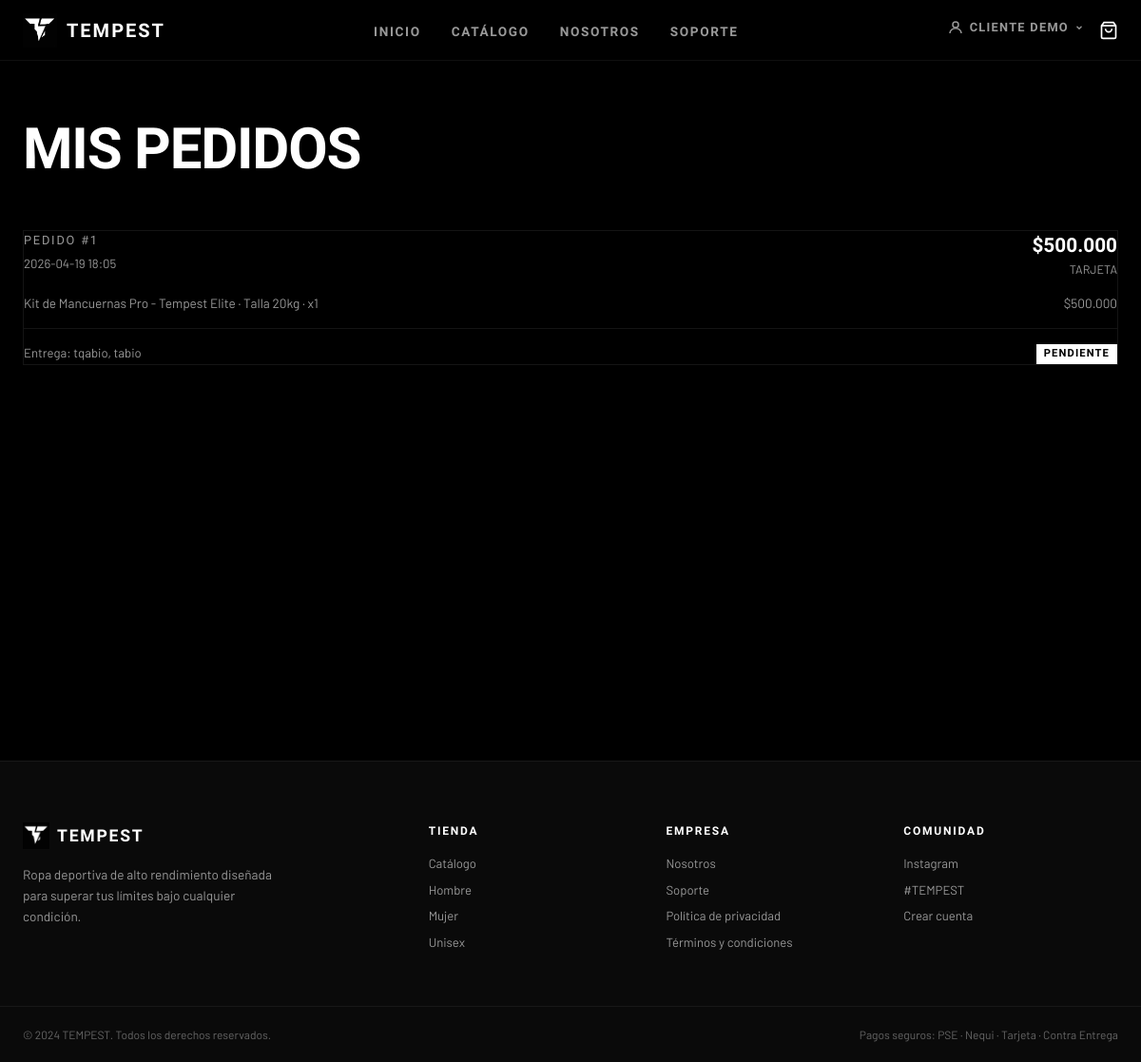
/orders (signed in), run on an earlier commit of the app's database.
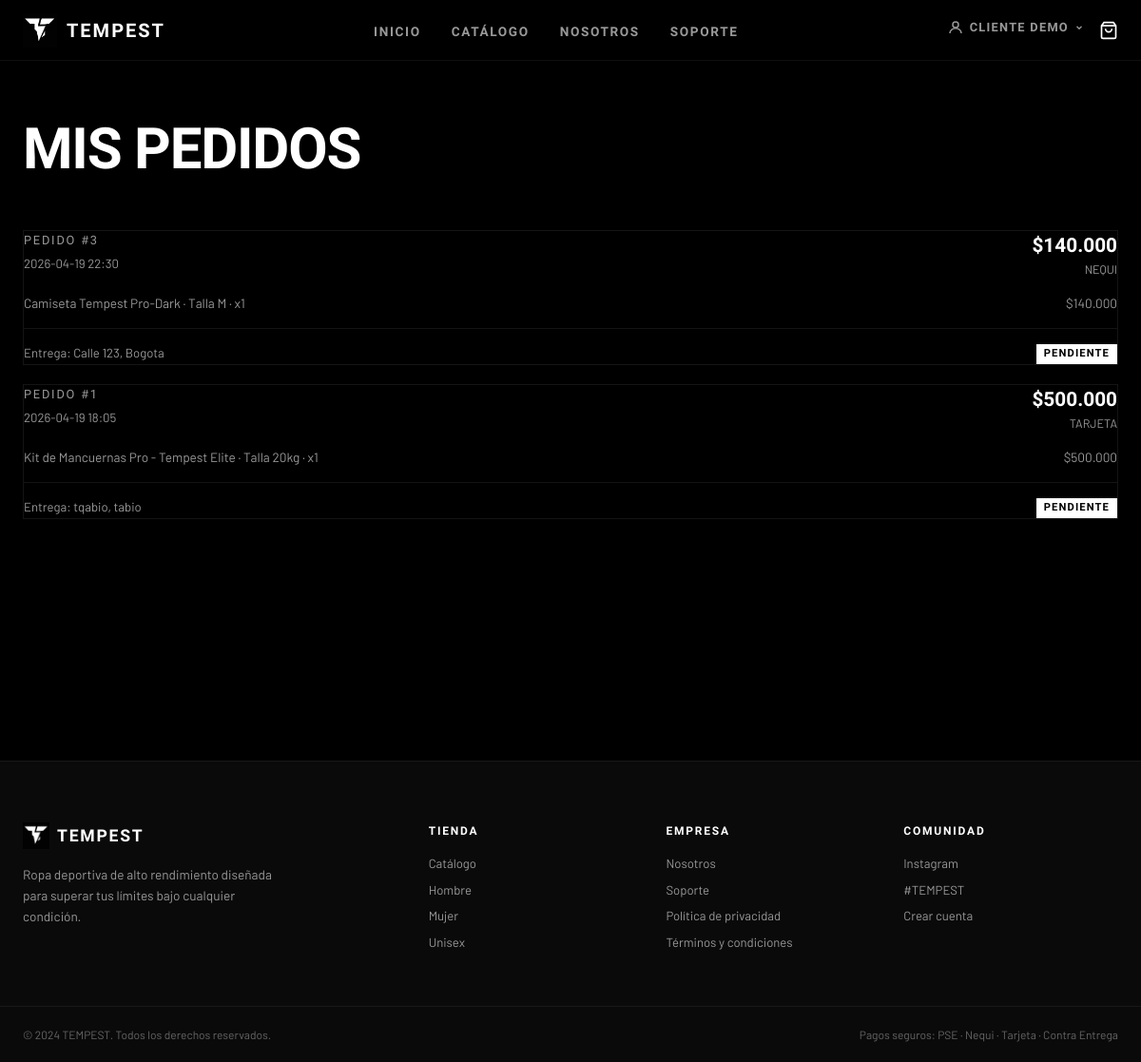
And on a later commit of the database.
### app/models/models.py (models this page shows)
class User(db.Model):
    __tablename__ = "users"
    id: Mapped[int] = mapped_column(Integer, primary_key=True)
    name: Mapped[str] = mapped_column(String(120), default="Cliente Tempest", nullable=False)
    email: Mapped[str] = mapped_column(String(255), unique=True, nullable=False, index=True)
    password_hash: Mapped[str] = mapped_column(String(255), nullable=False)
    role: Mapped[str] = mapped_column(String(20), default="client", nullable=False)
    phone: Mapped[str] = mapped_column(String(40), default="", nullable=False)
    address: Mapped[str] = mapped_column(Text, default="", nullable=False)
    created_at: Mapped[datetime] = mapped_column(DateTime, default=datetime.utcnow, nullable=False)
    cart_items: Mapped[list["CartItem"]] = relationship(back_populates="user", cascade="all, delete-orphan")
    orders: Mapped[list["Order"]] = relationship(back_populates="user", cascade="all, delete-orphan")

class Order(db.Model):
    __tablename__ = "orders"
    id: Mapped[int] = mapped_column(Integer, primary_key=True)
    user_id: Mapped[int] = mapped_column(ForeignKey("users.id"), nullable=False, index=True)
    status: Mapped[str] = mapped_column(String(30), default="pendiente", nullable=False)
    total: Mapped[Decimal] = mapped_column(Numeric(10, 2), nullable=False)
    payment_method: Mapped[str] = mapped_column(String(40), default="tarjeta", nullable=False)
    delivery_name: Mapped[str] = mapped_column(String(120), default="", nullable=False)
    delivery_city: Mapped[str] = mapped_column(String(120), default="", nullable=False)
    delivery_address: Mapped[str] = mapped_column(Text, default="", nullable=False)
    created_at: Mapped[datetime] = mapped_column(DateTime, default=datetime.utcnow, nullable=False)
    user: Mapped[User] = relationship(back_populates="orders")
    items: Mapped[list["OrderItem"]] = relationship(back_populates="order", cascade="all, delete-orphan")

class Product(db.Model):
    __tablename__ = "products"
    id: Mapped[int] = mapped_column(Integer, primary_key=True)
    source_id: Mapped[str] = mapped_column(String(80), default="", nullable=False, index=True)
    name: Mapped[str] = mapped_column(String(180), nullable=False)
    price: Mapped[Decimal] = mapped_column(Numeric(10, 2), nullable=False)
    image: Mapped[str] = mapped_column(Text, nullable=False)
    description: Mapped[str] = mapped_column(Text, default="", nullable=False)
    category: Mapped[str] = mapped_column(String(80), default="Tops", nullable=False)
    gender: Mapped[str] = mapped_column(String(20), default="Unisex", nullable=False)
    sizes_csv: Mapped[str] = mapped_column(String(120), default="S,M,L,XL", nullable=False)
    gallery_csv: Mapped[str] = mapped_column(Text, default="", nullable=False)
    colors_csv: Mapped[str] = mapped_column(String(255), default="", nullable=False)
    created_at: Mapped[datetime] = mapped_column(DateTime, default=datetime.utcnow, nullable=False)
    cart_items: Mapped[list["CartItem"]] = relationship(back_populates="product", cascade="all, delete-orphan")
    order_items: Mapped[list["OrderItem"]] = relationship(back_populates="product")

class OrderItem(db.Model):
    __tablename__ = "order_items"
    id: Mapped[int] = mapped_column(Integer, primary_key=True)
    order_id: Mapped[int] = mapped_column(ForeignKey("orders.id"), nullable=False)
    product_id: Mapped[int] = mapped_column(ForeignKey("products.id"), nullable=False)
    quantity: Mapped[int] = mapped_column(Integer, nullable=False)
    unit_price: Mapped[Decimal] = mapped_column(Numeric(10, 2), nullable=False)
    selected_size: Mapped[str] = mapped_column(String(20), default="M", nullable=False)
    selected_color: Mapped[str] = mapped_column(String(40), default="", nullable=False)
    order: Mapped[Order] = relationship(back_populates="items")
    product: Mapped[Product] = relationship(back_populates="order_items")

### app/routes/cart.py (the view)
@bp.get("/orders")
def orders_page():
    if not g.user:
        return _login_page_redirect("cart.orders_page")
    orders = [
        order_payload(order)
        for order in g.db.query(Order).filter_by(user_id=g.user.id).order_by(Order.created_at.desc(), Order.id.desc()).all()
    ]
    return render_template("orders.html", orders=orders)

### app/services/logic.py (called while the page is built)
def normalize_role(raw_role: str | None) -> str:
    value = (raw_role or "client").strip().lower()
    if value in {"admin", "administrator"}:
        return "admin"
    if value in {"cliente", "client", "cliente "}:
        return "client"
    return "client"

def session_user_payload(user: User | None) -> dict | None:
    if not user:
        return None
    return {
        "id": user.id,
        "name": user.name,
        "email": user.email,
        "role": normalize_role(user.role),
    }

def format_price(value) -> str:
    amount = Decimal(str(value or 0))
    amount = amount.quantize(Decimal("1")) if amount == amount.to_integral() else amount.quantize(Decimal("0.01"))
    if amount == amount.to_integral():
        return f"${int(amount):,}".replace(",", ".")
    formatted = f"{amount:,.2f}"
    return f"${formatted}".replace(",", "X").replace(".", ",").replace("X", ".")

### app/templates/orders.html (shortened to what this page needs)
{% extends "base.html" %}
{% block content %}
<div class="cart-page">
  <div class="container">
    <h1>MIS PEDIDOS</h1>
    {% if orders %}
    <div style="display:grid; gap:20px;">
      {% for order in orders %}
      <article class="card" style="border:1px solid rgba(255,255,255,0.08);">
        <div style="display:flex; justify-content:space-between; gap:16px; flex-wrap:wrap; margin-bottom:16px;">
          <div>
            <p style="font-family:var(--font-display); font-size:0.8rem; letter-spacing:0.14em; color:var(--gray-light); text-transform:uppercase;">Pedido #{{ order.get('id') }}</p>
            <p style="font-size:0.82rem; color:var(--gray-light); margin-top:6px;">{{ order.get('date', 'Sin fecha') }}</p>
          </div>
          <div style="text-align:right;">
            <p style="font-family:var(--font-display); font-weight:800; font-size:1.3rem;">{{ order.get('total', 0) | fmt_price }}</p>
            <p style="font-size:0.78rem; color:var(--gray-light); text-transform:uppercase;">{{ order.get('payment_method', 'tarjeta') | replace('_', ' ') }}</p>
          </div>
        </div>
        <div style="display:grid; gap:10px; margin-bottom:16px;">
          {% for item in order.get('items', []) %}
          <div class="summary-row" style="margin-bottom:0;">
            <span>{{ item.get('name', 'Producto') }} · Talla {{ item.get('size', 'M') }} · x{{ item.get('qty', 1) }}</span>
            <span>{{ (item.get('price', 0) * item.get('qty', 1)) | fmt_price }}</span>
          </div>
          {% endfor %}
        </div>
        <div style="display:flex; justify-content:space-between; gap:16px; flex-wrap:wrap; padding-top:16px; border-top:1px solid rgba(255,255,255,0.08);">
          <p style="font-size:0.82rem; color:var(--gray-light);">Entrega: {{ order.get('address', 'Sin dirección') }}, {{ order.get('city', 'Sin ciudad') }}</p>
          <span class="badge" style="font-size:0.7rem;">{{ order.get('status', 'pendiente') | upper }}</span>
        </div>
      </article>
      {% endfor %}
    </div>
    {% else %}
    <div class="cart-empty">
      <h3>Aún no tienes pedidos</h3>
      <p>Explora el catálogo y completa tu primera compra.</p>
      <a href="{{ url_for('products.products_page') }}" class="btn btn--primary">IR AL CATÁLOGO →</a>
    </div>
    {% endif %}
  </div>
</div>
{% endblock %}

### app/templates/base.html (shortened to what this page needs)
<!DOCTYPE html>
<html lang="es">
<head>
  <link rel="stylesheet" href="{{ url_for('static', filename='css/style.css') }}">
</head>
<body>
{% set _u = current_user() %}
{% set _logged_in = _u is not none %}
{% set _is_admin  = _logged_in and _u.get('role') == 'admin' %}
<nav class="navbar" id="navbar">
  <div class="nav-container">
    <a href="{{ url_for('main.home') }}" class="nav-logo">
      <div class="logo-icon">
        <img src="{{ url_for('static', filename='logo_t.png') }}"
             alt="TEMPEST"
             style="width:36px;height:36px;object-fit:contain;display:block;">
      </div>
      <span class="logo-text">TEMPEST</span>
    </a>
    <ul class="nav-links">
      <li><a href="{{ url_for('main.home') }}" class="{{ 'active' if request.endpoint == 'main.home' }}">INICIO</a></li>
      <li><a href="{{ url_for('products.products_page') }}" class="{{ 'active' if request.endpoint == 'products.products_page' }}">CATÁLOGO</a></li>
      <li><a href="{{ url_for('main.about_page') }}" class="{{ 'active' if request.endpoint == 'main.about_page' }}">NOSOTROS</a></li>
      <li><a href="{{ url_for('main.support_page') }}" class="{{ 'active' if request.endpoint == 'main.support_page' }}">SOPORTE</a></li>
    </ul>
    <div class="nav-actions">
      {% if _logged_in %}
      <div class="nav-user-menu" id="userMenu">
        <button class="nav-user-btn" id="userMenuBtn" type="button"
                aria-haspopup="true" aria-expanded="false">
          <svg width="18" height="18" viewBox="0 0 24 24" fill="none" stroke="currentColor" stroke-width="2">
            <circle cx="12" cy="8" r="4"/>
            <path d="M4 20c0-4 3.6-7 8-7s8 3 8 7"/>
          </svg>
          <span>{{ _u.get('name', 'MI CUENTA') }}</span>
          <svg width="10" height="10" viewBox="0 0 24 24" fill="none" stroke="currentColor"
               stroke-width="3" id="userChevron" style="transition:transform .2s;">
            <polyline points="6 9 12 15 18 9"/>
          </svg>
        </button>
      </div>
      {% endif %}
      <a href="{{ url_for('cart.cart_page') }}" class="cart-btn">
        <svg width="20" height="20" viewBox="0 0 24 24" fill="none" stroke="currentColor" stroke-width="2">
          <path d="M6 2L3 6v14a2 2 0 002 2h14a2 2 0 002-2V6l-3-4z"/>
          <line x1="3" y1="6" x2="21" y2="6"/>
          <path d="M16 10a4 4 0 01-8 0"/>
        </svg>
        {% set _cnt = get_cart_count() %}
      </a>
    </div>
  </div>
</nav>
<main>{% block content %}{% endblock %}</main>
<footer class="footer">
  <div class="footer-inner">
    <div class="footer-brand">
      <a href="{{ url_for('main.home') }}" class="footer-logo">
        <div class="logo-icon logo-icon--sm">
          <img src="{{ url_for('static', filename='logo_t.png') }}"
               alt="TEMPEST"
               style="width:28px;height:28px;object-fit:contain;display:block;">
        </div>
        TEMPEST
      </a>
      <p>Ropa deportiva de alto rendimiento diseñada para superar tus límites bajo cualquier condición.</p>
    </div>
    <div class="footer-links">
      <div class="footer-col">
        <h4>TIENDA</h4>
        <a href="{{ url_for('products.products_page') }}">Catálogo</a>
        <a href="{{ url_for('products.products_page') }}?gender=Men">Hombre</a>
        <a href="{{ url_for('products.products_page') }}?gender=Women">Mujer</a>
        <a href="{{ url_for('products.products_page') }}?gender=Unisex">Unisex</a>
      </div>
      <div class="footer-col">
        <h4>EMPRESA</h4>
        <a href="{{ url_for('main.about_page') }}">Nosotros</a>
        <a href="{{ url_for('main.support_page') }}">Soporte</a>
        <a href="#">Política de privacidad</a>
        <a href="#">Términos y condiciones</a>
      </div>
      <div class="footer-col">
        <h4>COMUNIDAD</h4>
        <a href="https://instagram.com/sport.tempest" target="_blank">Instagram</a>
        <a href="#">#TEMPEST</a>
        <a href="{{ url_for('auth.register_page') }}">Crear cuenta</a>
      </div>
    </div>
  </div>
  <div class="footer-bottom">
    <p>© 2024 TEMPEST. Todos los derechos reservados.</p>
    <p>Pagos seguros: PSE · Nequi · Tarjeta · Contra Entrega</p>
  </div>
</footer>
</body>
</html>

### app/static/css/style.css (style rules this page uses)
:root { --black: #000000; --dark: #0a0a0a; --dark-2: #111111; --dark-3: #1a1a1a; --dark-4: #222222; --gray: #444444; --gray-mid: #666666; --gray-light: #999999; --white: #ffffff; --white-dim: rgba(255,255,255,0.08); --white-mid: rgba(255,255,255,0.15); --white-high: rgba(255,255,255,0.6); --accent: #ffffff; --accent-alt: #c8ff00; --danger: #ff4444; --success: #44dd88; --warning: #ffcc00; --font-display: 'Barlow Condensed', sans-serif; --font-body: 'Barlow', sans-serif; --nav-h: 64px; --radius: 4px; --transition: 200ms ease; }
*, *::before, *::after { box-sizing: border-box; margin: 0; padding: 0; }
html { scroll-behavior: smooth; }
body { font-family: var(--font-body); background: var(--black); color: var(--white); line-height: 1.5; min-height: 100vh; overflow-x: hidden; }
a { color: inherit; text-decoration: none; }
img { display: block; max-width: 100%; }
button { cursor: pointer; border: none; background: none; font-family: inherit; }
ul { list-style: none; }
.navbar { position: fixed; top: 0; left: 0; right: 0; z-index: 1000; height: var(--nav-h); background: rgba(0,0,0,0.9); backdrop-filter: blur(12px); border-bottom: 1px solid rgba(255,255,255,0.06); transition: background var(--transition); }
.nav-container { max-width: 1280px; margin: 0 auto; padding: 0 24px; height: 100%; display: flex; align-items: center; gap: 40px; }
.nav-logo { display: flex; align-items: center; gap: 10px; font-family: var(--font-display); font-weight: 800; font-size: 1.25rem; letter-spacing: 0.1em; text-transform: uppercase; flex-shrink: 0; }
.logo-icon { display: flex; align-items: center; background: transparent; }
.nav-links { display: flex; gap: 32px; flex: 1; justify-content: center; }
.nav-links a { font-family: var(--font-display); font-weight: 600; font-size: 0.85rem; letter-spacing: 0.12em; color: var(--gray-light); transition: color var(--transition); position: relative; padding-bottom: 2px; }
.nav-links a::after { content: ''; position: absolute; bottom: -2px; left: 0; right: 100%; height: 2px; background: var(--white); transition: right var(--transition); }
.nav-actions { display: flex; align-items: center; gap: 16px; margin-left: auto; }
.nav-user-menu { position: relative; padding-bottom: 6px; }
.nav-user-btn { display: flex; align-items: center; gap: 6px; font-family: var(--font-display); font-weight: 600; font-size: 0.8rem; letter-spacing: 0.1em; color: var(--gray-light); transition: color var(--transition); text-transform: uppercase; }
.cart-btn { position: relative; display: flex; align-items: center; color: var(--white); transition: opacity var(--transition); }
.container { max-width: 1280px; margin: 0 auto; padding: 0 24px; }
.badge { display: inline-block; padding: 2px 8px; font-family: var(--font-display); font-weight: 700; font-size: 0.65rem; letter-spacing: 0.1em; text-transform: uppercase; background: var(--white); color: var(--black); }
.footer { background: var(--dark); border-top: 1px solid rgba(255,255,255,0.06); padding-top: 64px; }
.footer-inner { max-width: 1280px; margin: 0 auto; padding: 0 24px; display: grid; grid-template-columns: 1fr 2fr; gap: 64px; padding-bottom: 48px; }
.footer-logo { display: flex; align-items: center; gap: 8px; font-family: var(--font-display); font-weight: 800; font-size: 1.1rem; letter-spacing: 0.1em; margin-bottom: 16px; }
.footer-brand p { font-size: 0.85rem; color: var(--gray-light); line-height: 1.6; max-width: 280px; }
.footer-links { display: grid; grid-template-columns: repeat(3, 1fr); gap: 24px; }
.footer-col h4 { font-family: var(--font-display); font-weight: 700; font-size: 0.75rem; letter-spacing: 0.15em; text-transform: uppercase; color: var(--white); margin-bottom: 16px; }
.footer-col a { display: block; font-size: 0.82rem; color: var(--gray-light); margin-bottom: 8px; transition: color var(--transition); }
.footer-bottom { border-top: 1px solid rgba(255,255,255,0.06); padding: 20px 24px; max-width: 1280px; margin: 0 auto; display: flex; justify-content: space-between; align-items: center; font-size: 0.75rem; color: var(--gray-mid); }
.cart-page { padding: calc(var(--nav-h) + 48px) 0 80px; min-height: 100vh; }
.cart-page h1 { font-family: var(--font-display); font-weight: 900; font-size: clamp(36px, 5vw, 60px); letter-spacing: -0.02em; text-transform: uppercase; margin-bottom: 40px; }
.summary-row { display: flex; justify-content: space-between; font-size: 0.85rem; color: var(--gray-light); margin-bottom: 10px; }

What changed in the data, as far as the page shows it:
added Order: get "NEQUI", get "Calle 123", get "Bogota", get "PENDIENTE"
now on this page (row unchanged): Product: get "Camiseta Tempest Pro-Dark", get "M", get "1", value "$140.000"
Also different on the page:
new list line: "PEDIDO # 3 2026-04-19 22:30 $140.000 Entrega: ,"
